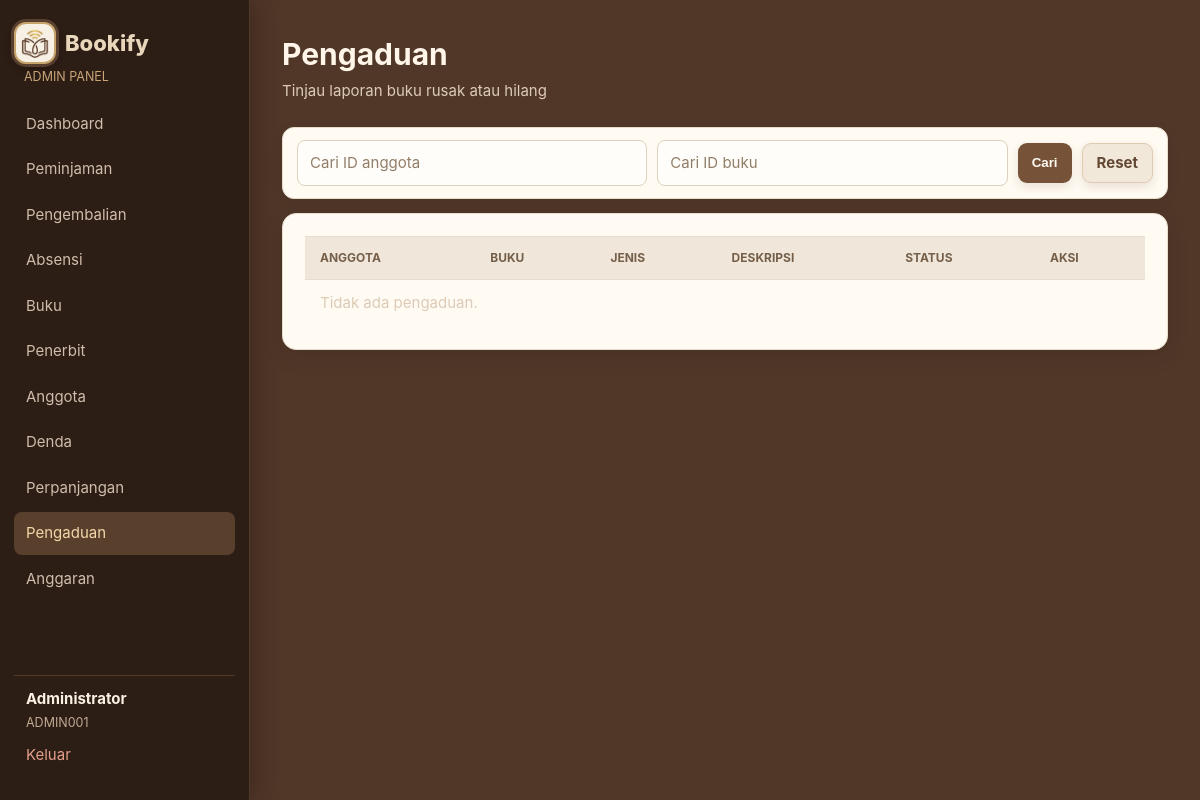
The page /admin/complaints.php (signed in) on the database as committed earlier.
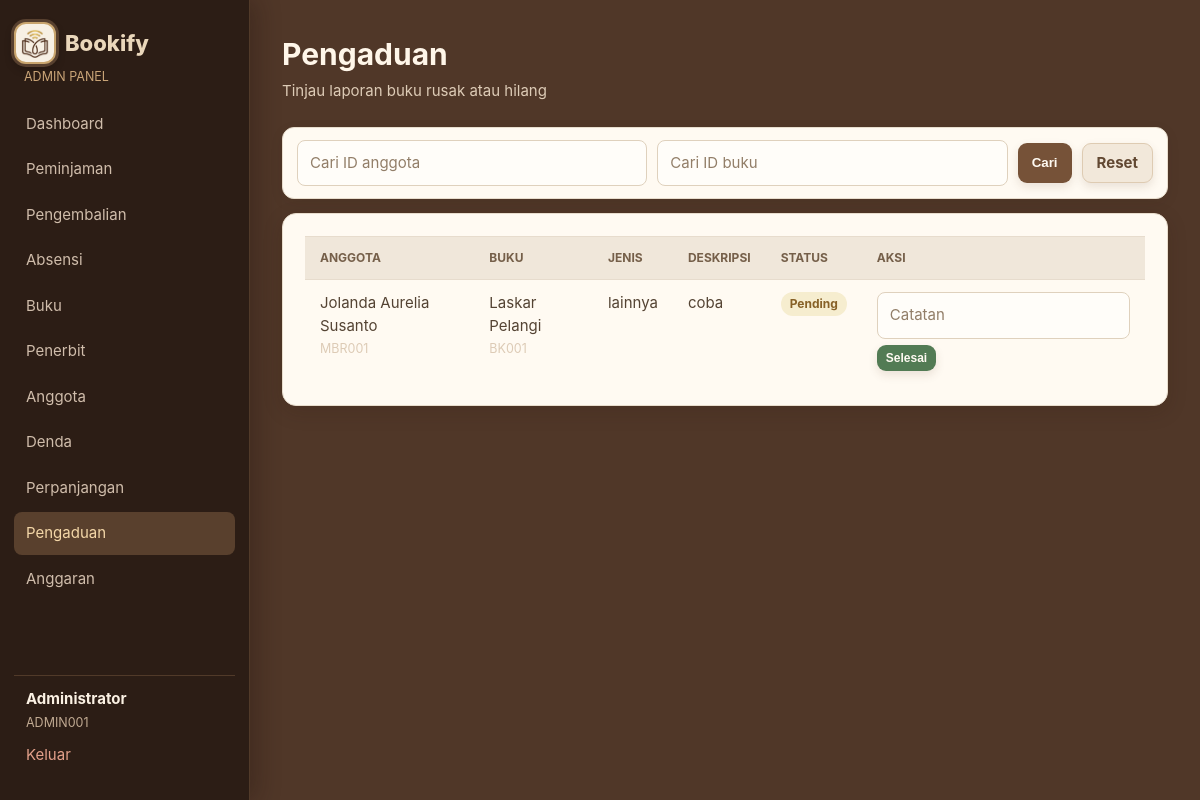
The same page on the database as committed later.
### tables this page shows
CREATE TABLE complaints (
    id INTEGER PRIMARY KEY AUTOINCREMENT, user_id INTEGER NOT NULL, book_id INTEGER NOT NULL, type TEXT NOT NULL,
    description TEXT, status TEXT NOT NULL DEFAULT 'pending', admin_note TEXT,
    created_at TEXT NOT NULL DEFAULT CURRENT_TIMESTAMP, updated_at TEXT NOT NULL DEFAULT CURRENT_TIMESTAMP, photo_path TEXT,
    FOREIGN KEY (user_id) REFERENCES users(id), FOREIGN KEY (book_id) REFERENCES books(id)
);

CREATE TABLE users (
    id INTEGER PRIMARY KEY AUTOINCREMENT, member_id TEXT NOT NULL UNIQUE, name TEXT NOT NULL,
    email TEXT NOT NULL UNIQUE, phone TEXT, gender TEXT, address TEXT, password TEXT NOT NULL,
    role TEXT NOT NULL DEFAULT 'member', status TEXT NOT NULL DEFAULT 'active',
    created_at TEXT NOT NULL DEFAULT CURRENT_TIMESTAMP, updated_at TEXT NOT NULL DEFAULT CURRENT_TIMESTAMP
, photo_path TEXT, nik TEXT);

CREATE TABLE books (
    id INTEGER PRIMARY KEY AUTOINCREMENT, book_id TEXT NOT NULL UNIQUE, title TEXT NOT NULL, author TEXT NOT NULL,
    year INTEGER, pages INTEGER, genre TEXT, stock INTEGER NOT NULL DEFAULT 1, available INTEGER NOT NULL DEFAULT 1,
    cover_url TEXT, publisher_id INTEGER, created_at TEXT NOT NULL DEFAULT CURRENT_TIMESTAMP,
    updated_at TEXT NOT NULL DEFAULT CURRENT_TIMESTAMP, synopsis TEXT,
    FOREIGN KEY (publisher_id) REFERENCES publishers(id) ON DELETE SET NULL
);

### admin/complaints.php (the view, shortened to what the changed rows need)
<?php
require_once __DIR__ . '/../includes/layout.php'; require_admin();
$memberId = trim($_GET['member_id'] ?? ''); $bookId = trim($_GET['book_id'] ?? '');
$sql = 'SELECT c.*,u.name,u.member_id,b.title,b.book_id FROM complaints c JOIN users u ON u.id=c.user_id JOIN books b ON b.id=c.book_id WHERE u.member_id LIKE ? AND b.book_id LIKE ? ORDER BY c.created_at DESC';
$data = rows($sql, ['%' . $memberId . '%', '%' . $bookId . '%']);
page_head('Pengaduan', true); admin_heading('Pengaduan', 'Tinjau laporan buku rusak atau hilang');
?>
<section class="card table-card"><table><thead><tr><th>Anggota</th><th>Buku</th><th>Jenis</th><th>Deskripsi</th><th>Status</th><th>Aksi</th></tr></thead><tbody><?php foreach ($data as $row): ?><tr><td><?= e($row['name']) ?><br><small class="muted"><?= e($row['member_id']) ?></small></td><td><?= e($row['title']) ?><br><small class="muted"><?= e($row['book_id']) ?></small></td><td><?= e($row['type']) ?></td><td><?= e($row['description']) ?></td><td><?= status_badge($row['status']) ?></td><td><?php if ($row['status'] === 'pending'): ?><form method="post" class="actions"><input type="hidden" name="id" value="<?= (int) $row['id'] ?>"><input name="admin_note" placeholder="Catatan"><button name="status" value="resolved" class="success">Selesai</button></form><?php endif; ?></td></tr><?php endforeach; ?><?php if (!$data): ?><tr><td colspan="6" class="muted">Tidak ada pengaduan.</td></tr><?php endif; ?></tbody></table></section>
<?php page_foot(true); ?>

### includes/layout.php (shortened to what the changed rows need)
<?php
require_once __DIR__ . '/bootstrap.php';
function page_head(string $title, bool $admin = false): void
{
    $fullTitle = e($title) . ' · ' . APP_NAME;
    echo '<!doctype html><html lang="id"><head><meta charset="utf-8"><meta name="viewport" content="width=device-width, initial-scale=1">';
    echo '<title>' . $fullTitle . '</title><link rel="stylesheet" href="' . e(url('assets/style.css')) . '"></head><body>';
    if ($admin) { admin_nav(); } else { public_nav(); }
}
function admin_nav(): void
{
    $user = require_admin();
    $links = [
        'dashboard.php' => 'Dashboard', 'borrowing.php' => 'Peminjaman', 'returns.php' => 'Pengembalian', 'attendance.php' => 'Absensi',
        'books.php' => 'Buku', 'publishers.php' => 'Penerbit', 'members.php' => 'Anggota', 'fines.php' => 'Denda',
        'extensions.php' => 'Perpanjangan', 'complaints.php' => 'Pengaduan', 'budget.php' => 'Anggaran',
    ];
    $current = basename($_SERVER['PHP_SELF'] ?? '');
    echo '<aside class="sidebar"><a class="brand" href="' . e(url('index.php')) . '"><img class="brand-logo" src="' . e(url('assets/bookify-logo.png')) . '" alt=""> <span>Bookify</span></a><small>ADMIN PANEL</small><nav>';
    foreach ($links as $file => $label) {
        echo '<a class="' . ($current === $file ? 'active' : '') . '" href="' . e(url('admin/' . $file)) . '">' . e($label) . '</a>';
    }
    echo '</nav><div class="sidebar-user"><strong>' . e($user['name']) . '</strong><small>' . e($user['member_id']) . '</small><a href="' . e(url('logout.php')) . '">Keluar</a></div></aside><main class="admin-main">';
}
function page_foot(bool $admin = false): void
{
    if ($admin) { echo '</main>'; }
    echo '<script src="' . e(url('assets/app.js')) . '"></script></body></html>';
}
function admin_heading(string $title, string $subtitle = ''): void
{
    echo '<header class="page-heading"><div><h1>' . e($title) . '</h1>' . ($subtitle ? '<p>' . e($subtitle) . '</p>' : '') . '</div></header>';
}

### includes/bootstrap.php (shortened to what the changed rows need)
<?php
function base_url(string $path = ''): string
{
    $script = rawurldecode($_SERVER['SCRIPT_NAME'] ?? '');
    $marker = '/versiphp/';
    $position = stripos($script, $marker);
    $base = $position === false ? '' : substr($script, 0, $position + strlen($marker) - 1);
    return $base . ($path === '' ? '/' : '/' . ltrim($path, '/'));
}
function url(string $path = ''): string
{
    return base_url($path);
}
function e(mixed $value): string
{
    return htmlspecialchars((string) $value, ENT_QUOTES, 'UTF-8');
}
function pdo(): PDO
{
    $pdo = new PDO('sqlite:' . DB_FILE);
    $pdo->setAttribute(PDO::ATTR_ERRMODE, PDO::ERRMODE_EXCEPTION);
    $pdo->setAttribute(PDO::ATTR_DEFAULT_FETCH_MODE, PDO::FETCH_ASSOC);
    $pdo->exec('PRAGMA foreign_keys = ON');
    initialise_database($pdo);
    return $pdo;
}
function initialise_database(PDO $db): void
{
    $userColumns = array_column($db->query('PRAGMA table_info(users)')->fetchAll(), 'name');
    $db->exec("UPDATE users SET address=address||', Semarang' WHERE email IN ('andi@email.com','sari@email.com','budi@email.com','lina@email.com','reza@email.com') AND address IS NOT NULL AND address NOT LIKE '%Semarang%'");
    $db->exec("UPDATE users SET address='Perpustakaan Bookify, Semarang' WHERE member_id='ADMIN001' AND address='Perpustakaan Bookify'");
    $db->exec("UPDATE publishers SET location='Semarang' WHERE name IN ('Gramedia Pustaka Utama','Erlangga','Mizan','Kompas') AND location IN ('Jakarta','Bandung')");
    $bookColumns = array_column($db->query('PRAGMA table_info(books)')->fetchAll(), 'name');
    $borrowingColumns = array_column($db->query('PRAGMA table_info(borrowings)')->fetchAll(), 'name');
    $extensionColumns = array_column($db->query('PRAGMA table_info(extensions)')->fetchAll(), 'name');
    $complaintColumns = array_column($db->query('PRAGMA table_info(complaints)')->fetchAll(), 'name');
    if ((int) $db->query('SELECT COUNT(*) FROM users')->fetchColumn() === 0) {
        seed_database($db);
    }
    $seedMigration=$db->prepare('SELECT 1 FROM app_migrations WHERE name=?');
    $seedMigration->execute(['member_mbr001_ongoing_loan_v1']);
    if(!$seedMigration->fetchColumn()){
        $member=$db->query("SELECT id FROM users WHERE member_id='MBR001' AND role='member'")->fetchColumn();
        if($member && !(int)$db->query("SELECT COUNT(*) FROM borrowings WHERE user_id=".(int)$member." AND status='active'")->fetchColumn()){
            $book=$db->query("SELECT id,available FROM books WHERE book_id='BK004'")->fetch();
            if($book && (int)$book['available']>0){
                $start=(new DateTimeImmutable('now',new DateTimeZone('Asia/Jakarta')))->modify('-2 days');
                $due=$start->modify('+7 days');
                $insert=$db->prepare("INSERT INTO borrowings(user_id,book_id,borrowed_at,due_date,status,fulfillment_method) VALUES(?,?,?,?, 'active','pickup')");
                $insert->execute([(int)$member,(int)$book['id'],$start->format('Y-m-d H:i:s'),$due->format('Y-m-d H:i:s')]);
                $db->prepare('UPDATE books SET available=available-1 WHERE id=?')->execute([(int)$book['id']]);
            }
        }
        $db->prepare('INSERT OR IGNORE INTO app_migrations(name) VALUES(?)')->execute(['member_mbr001_ongoing_loan_v1']);
    }
    $hideExample=$db->prepare('SELECT 1 FROM app_migrations WHERE name=?');
    $hideExample->execute(['hide_mbr001_bk004_history_v1']);
    if(!$hideExample->fetchColumn()){
        $db->exec("UPDATE borrowings SET history_visible=0 WHERE id=(SELECT br.id FROM borrowings br JOIN users u ON u.id=br.user_id JOIN books b ON b.id=br.book_id WHERE u.member_id='MBR001' AND b.book_id='BK004' AND br.status='active' AND br.fulfillment_method='pickup' ORDER BY br.id DESC LIMIT 1)");
        $db->prepare('INSERT OR IGNORE INTO app_migrations(name) VALUES(?)')->execute(['hide_mbr001_bk004_history_v1']);
    }
}
function rows(string $query, array $params = []): array
{
    $statement = pdo()->prepare($query);
    $statement->execute($params);
    return $statement->fetchAll();
}
function status_badge(string $status): string
{
    return '<span class="badge badge-' . e($status) . '">' . e(ucfirst($status)) . '</span>';
}

Rows that differ between the two databases and show on the page:
added complaints: user.name "Jolanda Aurelia Susanto", user.member_id "MBR001", book.title "Laskar Pelangi", book.book_id "BK001", type "lainnya", description "coba", status "Pending"
Other text that changed with them:
text no longer shown: "Tidak ada pengaduan."
